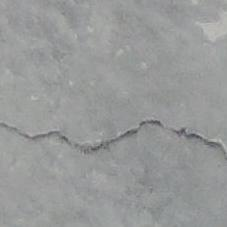
#> input picture test-images/concrete/00019.jpg, 227 x 227 px
$ python -i crack_detect.py   (imports and definitions only)
#> lines starting #> are read from the running program, lines starting #| are printed output that depends on the picture; after the words box and inside, x2 and y2 are one past the last pixel; in counts of white or black regions, pixels touching at a corner belong together
import os
from typing import Tuple

import cv2
import numpy as np


def crack_detect_method_1(
    img_src: str, save_img: bool = False
) -> Tuple[cv2.Mat, cv2.Mat]:
    """
    Algo from https://github.com/shomnathsomu/crack-detection-opencv
    1. read image
    2. Gray scale and average
    3. log transform
    4. Image smoothing: bilateral filter
    5. Image segmentation Techniques
        - Canny edge detection
        - Morphological closing operator
        - Feature extraction
    """
#> called with img_src = '../../test-images/concrete/00019.jpg', save_img = False
    print(img_src)

    src = cv2.imread(img_src)
#> src is the input picture: shape (227, 227, 3); mean B, G, R 153.3, 153.7, 152.1
    gray = cv2.cvtColor(src, cv2.COLOR_BGR2GRAY)
    blur = cv2.GaussianBlur(gray, (5, 5), 0)

    # Apply logarithmic transform
    img_log = (np.log(blur + 1) / (np.log(1 + np.max(blur)))) * 255
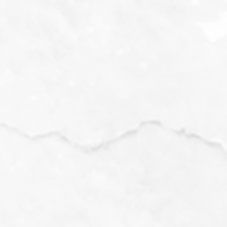
#> img_log: shape (227, 227) float16; min 220.1, max 255, mean 245.6

    # Specify the data type
    img_log = np.array(img_log, dtype=np.uint8)

    # Image smoothing: bilateral filter
    bilateral = cv2.bilateralFilter(img_log, 5, 10, 10)

    # Run Canny Edge Detector
    edges = cv2.Canny(bilateral, 25, 50)
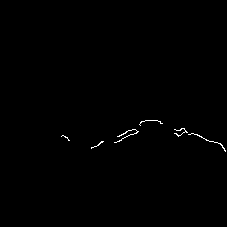
#> edges: shape (227, 227); 0.38% white in thin lines or dots, all inside (x1, y1, x2, y2) = (61, 120, 226, 152)

    # Morphological Closing Operator
    kernel = np.ones((5, 5), np.uint8)
    closing = cv2.morphologyEx(edges, cv2.MORPH_CLOSE, kernel)
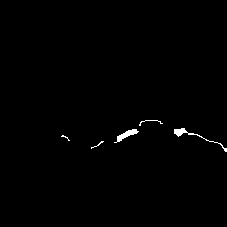
#> closing: shape (227, 227); 0.62% white; 5 white regions (2 under 20 px), largest, box (x1, y1, x2, y2) and area: (174, 128, 227, 152) 136, (114, 129, 139, 143) 121, (139, 120, 163, 126) 31

    # Create feature detecting method
    # sift = cv2.xfeatures2d.SIFT_create()
    # surf = cv2.xfeatures2d.SURF_create()
    orb = cv2.ORB_create(nfeatures=1500)

    # Make featured Image
    keypoints, descriptors = orb.detectAndCompute(closing, None)
#> keypoints = 60 keypoints; strongest (x, y, size): (185, 131, 31), (176, 131, 44.6), (177, 134, 44.6), (65, 137, 31)
    result = cv2.drawKeypoints(closing, keypoints, None)

    if save_img:
        img_file_name = os.path.basename(img_src)
        final_img_path = os.path.abspath(
            f"test-images/concrete/completed/{img_file_name}"
        )
        cv2.imwrite(final_img_path, result)

    cv2.destroyAllWindows()

    return src, result

>>> result = crack_detect_method_1('../../test-images/concrete/00019.jpg')
